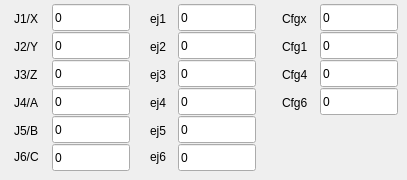
       <widget class="QWidget" name="tab_19">
        <attribute name="title">
         <string>POS3</string>
        </attribute>
        <widget class="QLineEdit" name="mm2_P3J1">
         <property name="geometry">
          <rect>
           <x>52</x>
           <y>4</y>
           <width>78</width>
           <height>27</height>
          </rect>
         </property>
         <property name="text">
          <string>0</string>
         </property>
        </widget>
        <widget class="QLineEdit" name="mm2_P3J6">
         <property name="geometry">
          <rect>
           <x>52</x>
           <y>144</y>
           <width>78</width>
           <height>27</height>
          </rect>
         </property>
         <property name="text">
          <string>0</string>
         </property>
        </widget>
        <widget class="QLabel" name="label_185">
         <property name="geometry">
          <rect>
           <x>150</x>
           <y>10</y>
           <width>37</width>
           <height>17</height>
          </rect>
         </property>
         <property name="text">
          <string>ej1</string>
         </property>
        </widget>
        <widget class="QLabel" name="label_186">
         <property name="geometry">
          <rect>
           <x>14</x>
           <y>10</y>
           <width>37</width>
           <height>17</height>
          </rect>
         </property>
         <property name="text">
          <string>J1/X</string>
         </property>
        </widget>
        <widget class="QLineEdit" name="mm2_P3J3">
         <property name="geometry">
          <rect>
           <x>52</x>
           <y>60</y>
           <width>78</width>
           <height>27</height>
          </rect>
         </property>
         <property name="text">
          <string>0</string>
         </property>
        </widget>
        <widget class="QLabel" name="label_187">
         <property name="geometry">
          <rect>
           <x>14</x>
           <y>66</y>
           <width>36</width>
           <height>17</height>
          </rect>
         </property>
         <property name="text">
          <string>J3/Z</string>
         </property>
        </widget>
        <widget class="QLineEdit" name="mm2_P3ej1">
         <property name="geometry">
          <rect>
           <x>178</x>
           <y>4</y>
           <width>78</width>
           <height>27</height>
          </rect>
         </property>
         <property name="text">
          <string>0</string>
         </property>
        </widget>
        <widget class="QLineEdit" name="mm2_P3Cfg1">
         <property name="geometry">
          <rect>
           <x>320</x>
           <y>32</y>
           <width>78</width>
           <height>27</height>
          </rect>
         </property>
         <property name="text">
          <string>0</string>
         </property>
        </widget>
        <widget class="QLineEdit" name="mm2_P3ej4">
         <property name="geometry">
          <rect>
           <x>178</x>
           <y>88</y>
           <width>78</width>
           <height>27</height>
          </rect>
         </property>
         <property name="text">
          <string>0</string>
         </property>
        </widget>
        <widget class="QLabel" name="label_p3Cfgx_2">
         <property name="geometry">
          <rect>
           <x>282</x>
           <y>10</y>
           <width>37</width>
           <height>17</height>
          </rect>
         </property>
         <property name="text">
          <string>Cfgx</string>
         </property>
        </widget>
        <widget class="QLabel" name="label_188">
         <property name="geometry">
          <rect>
           <x>150</x>
           <y>94</y>
           <width>36</width>
           <height>17</height>
          </rect>
         </property>
         <property name="text">
          <string>ej4</string>
         </property>
        </widget>
        <widget class="QLabel" name="label_189">
         <property name="geometry">
          <rect>
           <x>150</x>
           <y>148</y>
           <width>36</width>
           <height>17</height>
          </rect>
         </property>
         <property name="text">
          <string>ej6</string>
         </property>
        </widget>
        <widget class="QLabel" name="label_p3Cfg6_2">
         <property name="geometry">
          <rect>
           <x>282</x>
           <y>94</y>
           <width>36</width>
           <height>17</height>
          </rect>
         </property>
         <property name="text">
          <string>Cfg6</string>
         </property>
        </widget>
        <widget class="QLineEdit" name="mm2_P3J2">
         <property name="geometry">
          <rect>
           <x>52</x>
           <y>32</y>
           <width>78</width>
           <height>27</height>
          </rect>
         </property>
         <property name="text">
          <string>0</string>
         </property>
        </widget>
        <widget class="QLabel" name="label_190">
         <property name="geometry">
          <rect>
           <x>14</x>
           <y>94</y>
           <width>36</width>
           <height>17</height>
          </rect>
         </property>
         <property name="text">
          <string>J4/A</string>
         </property>
        </widget>
        <widget class="QLineEdit" name="mm2_P3Cfg4">
         <property name="geometry">
          <rect>
           <x>320</x>
           <y>60</y>
           <width>78</width>
           <height>27</height>
          </rect>
         </property>
         <property name="text">
          <string>0</string>
         </property>
        </widget>
        <widget class="QLabel" name="label_191">
         <property name="geometry">
          <rect>
           <x>150</x>
           <y>66</y>
           <width>36</width>
           <height>17</height>
          </rect>
         </property>
         <property name="text">
          <string>ej3</string>
         </property>
        </widget>
        <widget class="QLineEdit" name="mm2_P3Cfg6">
         <property name="geometry">
          <rect>
           <x>320</x>
           <y>88</y>
           <width>78</width>
           <height>27</height>
          </rect>
         </property>
         <property name="text">
          <string>0</string>
         </property>
        </widget>
        <widget class="QLabel" name="label_p3Cfg4_2">
         <property name="geometry">
          <rect>
           <x>282</x>
           <y>66</y>
           <width>36</width>
           <height>17</height>
          </rect>
         </property>
         <property name="text">
          <string>Cfg4</string>
         </property>
        </widget>
        <widget class="QLabel" name="label_p3Cfg1_2">
         <property name="geometry">
          <rect>
           <x>282</x>
           <y>38</y>
           <width>37</width>
           <height>17</height>
          </rect>
         </property>
         <property name="text">
          <string>Cfg1</string>
         </property>
        </widget>
        <widget class="QLabel" name="label_192">
         <property name="geometry">
          <rect>
           <x>14</x>
           <y>122</y>
           <width>36</width>
           <height>17</height>
          </rect>
         </property>
         <property name="text">
          <string>J5/B</string>
         </property>
        </widget>
        <widget class="QLineEdit" name="mm2_P3ej5">
         <property name="geometry">
          <rect>
           <x>178</x>
           <y>116</y>
           <width>78</width>
           <height>27</height>
          </rect>
         </property>
         <property name="text">
          <string>0</string>
         </property>
        </widget>
        <widget class="QLabel" name="label_193">
         <property name="geometry">
          <rect>
           <x>150</x>
           <y>122</y>
           <width>36</width>
           <height>17</height>
          </rect>
         </property>
         <property name="text">
          <string>ej5</string>
         </property>
        </widget>
        <widget class="QLabel" name="label_194">
         <property name="geometry">
          <rect>
           <x>14</x>
           <y>148</y>
           <width>36</width>
           <height>17</height>
          </rect>
         </property>
         <property name="text">
          <string>J6/C</string>
         </property>
        </widget>
        <widget class="QLineEdit" name="mm2_P3ej6">
         <property name="geometry">
          <rect>
           <x>178</x>
           <y>144</y>
           <width>78</width>
           <height>27</height>
          </rect>
         </property>
         <property name="text">
          <string>0</string>
         </property>
        </widget>
        <widget class="QLineEdit" name="mm2_P3J5">
         <property name="geometry">
          <rect>
           <x>52</x>
           <y>116</y>
           <width>78</width>
           <height>27</height>
          </rect>
         </property>
         <property name="text">
          <string>0</string>
         </property>
        </widget>
        <widget class="QLabel" name="label_195">
         <property name="geometry">
          <rect>
           <x>14</x>
           <y>38</y>
           <width>37</width>
           <height>17</height>
          </rect>
         </property>
         <property name="text">
          <string>J2/Y</string>
         </property>
        </widget>
        <widget class="QLineEdit" name="mm2_P3ej2">
         <property name="geometry">
          <rect>
           <x>178</x>
           <y>32</y>
           <width>78</width>
           <height>27</height>
          </rect>
         </property>
         <property name="text">
          <string>0</string>
         </property>
        </widget>
        <widget class="QLabel" name="label_196">
         <property name="geometry">
          <rect>
           <x>150</x>
           <y>38</y>
           <width>37</width>
           <height>17</height>
          </rect>
         </property>
         <property name="text">
          <string>ej2</string>
         </property>
        </widget>
        <widget class="QLineEdit" name="mm2_P3J4">
         <property name="geometry">
          <rect>
           <x>52</x>
           <y>88</y>
           <width>78</width>
           <height>27</height>
          </rect>
         </property>
         <property name="text">
          <string>0</string>
         </property>
        </widget>
        <widget class="QLineEdit" name="mm2_P3Cfgx">
         <property name="geometry">
          <rect>
           <x>320</x>
           <y>4</y>
           <width>78</width>
           <height>27</height>
          </rect>
         </property>
         <property name="text">
          <string>0</string>
         </property>
        </widget>
        <widget class="QLineEdit" name="mm2_P3ej3">
         <property name="geometry">
          <rect>
           <x>178</x>
           <y>60</y>
           <width>78</width>
           <height>27</height>
          </rect>
         </property>
         <property name="text">
          <string>0</string>
         </property>
        </widget>
       </widget>
